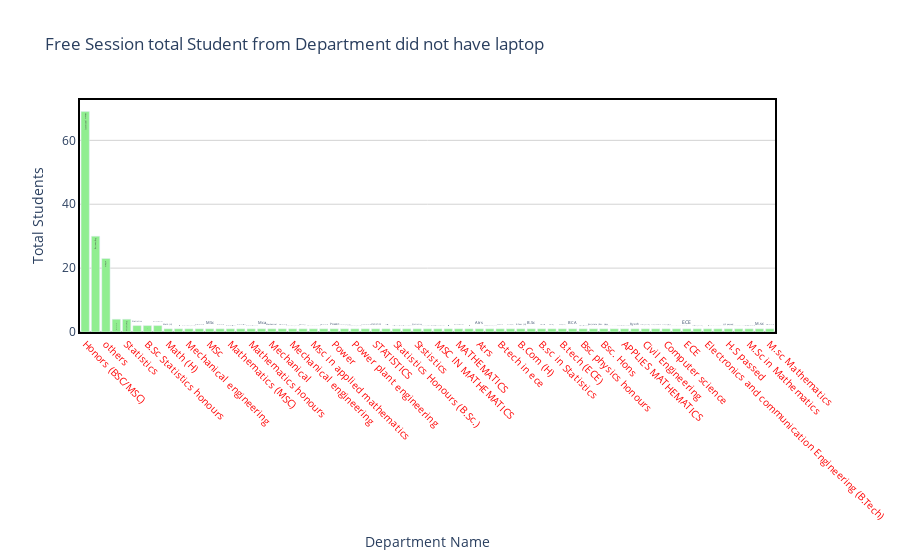

The notebook cell this image was saved under:
### Code cell
draw_trace_bar(dep_no_laptop,'Department','no_laptop_counts','Free Session total Student from Department did not have laptop ', 'Department Name','Total Students',"lightgreen")

### Figure 1 — Plotly figure (JSON) as saved in the notebook; plotly's stock layout.template omitted (floating-point values rounded to 4 significant figures)
{"data": [{"marker": {"color": "lightgreen"}, "text": ["Honors (BSC/MSC)", "Engineering", "others", "Mathematics", "Statistics", "Statistics ", "B.Sc Statistics honours", "MATHEMATICS ", "Math (H) ", "Master of science in applied Mathematics", "Mechanical engineering", "MSc Mathematics", "MSc", "Mathematics ", "Mathematics (MSC)", "Mathematics MSc.", "Mathematics honours ", "Mca", "Mechanical", "Msc Mathematics ", "Mechanical engineering ", "Microbiology", "Msc in applied mathematics", "Msc. Mathematics", "Power", "Power engineering", "Power plant engineering", "Pure mathematics", "STATISTICS", "Statistics (H)", "Statistics Honours (B.Sc.)", "Statistics Honours Student", "Ststistics", "Studying M.sc in mathematics", "MSC IN MATHEMATICS", " LINEAR ALGEBRA IN MATHEMATICS", "MATHEMATICS", "Bsc. Statistics Honours Student(Final Year)", "Atrs", "B-tech (ECE 2'nd year)", "B-tech in ece", "B. Tech (Cse) ", "B.Com (H)", "B.Sc", "B.sc in Statistics", "B.sc nursing", "B.tech (ECE)", "BCA", "Bsc physics honours ", "Bsc(state )", "Bsc. Hons", "Btech 4th year on ECE department", "APPLIES MATHEMATICS", "Byech", "Civil Engineering", "Computer Science", "Computer science", "Did my graduation on mathematics", "ECE", "Electrical engineering", "Electronics and communication Engineering (B.Tech)", "Electronics and telecommunication", "H.S passed", "M.SC. IN APPLIED MATHEMATICS", "M.Sc in Mathematics", "M.sc", "M.sc Mathematics"], "type": "bar", "x": ["Honors (BSC/MSC)", "Engineering", "others", "Mathematics", "Statistics", "Statistics ", "B.Sc Statistics honours", "MATHEMATICS ", "Math (H) ", "Master of science in applied Mathematics", "Mechanical engineering", "MSc Mathematics", "MSc", "Mathematics ", "Mathematics (MSC)", "Mathematics MSc.", "Mathematics honours ", "Mca", "Mechanical", "Msc Mathematics ", "Mechanical engineering ", "Microbiology", "Msc in applied mathematics", "Msc. Mathematics", "Power", "Power engineering", "Power plant engineering", "Pure mathematics", "STATISTICS", "Statistics (H)", "Statistics Honours (B.Sc.)", "Statistics Honours Student", "Ststistics", "Studying M.sc in mathematics", "MSC IN MATHEMATICS", " LINEAR ALGEBRA IN MATHEMATICS", "MATHEMATICS", "Bsc. Statistics Honours Student(Final Year)", "Atrs", "B-tech (ECE 2'nd year)", "B-tech in ece", "B. Tech (Cse) ", "B.Com (H)", "B.Sc", "B.sc in Statistics", "B.sc nursing", "B.tech (ECE)", "BCA", "Bsc physics honours ", "Bsc(state )", "Bsc. Hons", "Btech 4th year on ECE department", "APPLIES MATHEMATICS", "Byech", "Civil Engineering", "Computer Science", "Computer science", "Did my graduation on mathematics", "ECE", "Electrical engineering", "Electronics and communication Engineering (B.Tech)", "Electronics and telecommunication", "H.S passed", "M.SC. IN APPLIED MATHEMATICS", "M.Sc in Mathematics", "M.sc", "M.sc Mathematics"], "y": [69, 30, 23, 4, 4, 2, 2, 2, 1, 1, 1, 1, 1, 1, 1, 1, 1, 1, 1, 1, 1, 1, 1, 1, 1, 1, 1, 1, 1, 1, 1, 1, 1, 1, 1, 1, 1, 1, 1, 1, 1, 1, 1, 1, 1, 1, 1, 1, 1, 1, 1, 1, 1, 1, 1, 1, 1, 1, 1, 1, 1, 1, 1, 1, 1, 1, 1]}], "layout": {"hovermode": "closest", "paper_bgcolor": "rgba(0, 0, 0, 0)", "plot_bgcolor": "rgba(0, 0, 0, 0)", "title": {"text": "Free Session total Student from Department did not have laptop "}, "xaxis": {"linecolor": "black", "linewidth": 2, "mirror": true, "showline": true, "showticklabels": true, "tickangle": 45, "tickfont": {"color": "red", "size": 10}, "title": {"text": "Department Name"}, "zeroline": true, "zerolinecolor": "grey", "zerolinewidth": 1}, "yaxis": {"gridcolor": "lightgrey", "linecolor": "black", "linewidth": 2, "mirror": true, "showline": true, "title": {"text": "Total Students"}, "zeroline": true, "zerolinecolor": "grey", "zerolinewidth": 1}}}
